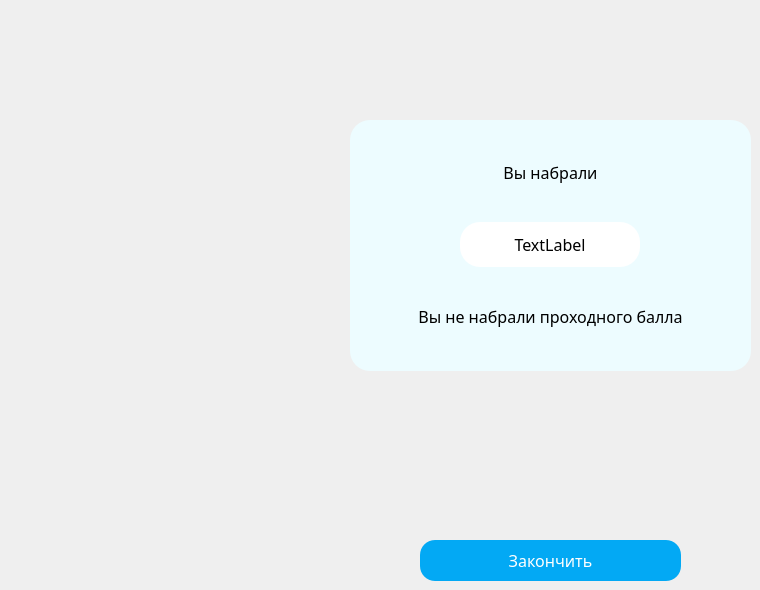
   <widget class="QWidget" name="not_password">
    <widget class="QFrame" name="verticalFrame_11">
     <property name="geometry">
      <rect>
       <x>350</x>
       <y>120</y>
       <width>401</width>
       <height>251</height>
      </rect>
     </property>
     <property name="styleSheet">
      <string notr="true">background: #edfcff;
border-radius: 20px;
font-size: 12pt;
font-family: Century Gothic, sans-serif;</string>
     </property>
     <layout class="QVBoxLayout" name="verticalLayout_17">
      <item>
       <widget class="QLabel" name="label_64">
        <property name="sizePolicy">
         <sizepolicy hsizetype="Preferred" vsizetype="Fixed">
          <horstretch>0</horstretch>
          <verstretch>0</verstretch>
         </sizepolicy>
        </property>
        <property name="font">
         <font>
          <family>Century Gothic,sans-serif</family>
          <pointsize>12</pointsize>
         </font>
        </property>
        <property name="text">
         <string>Вы набрали</string>
        </property>
        <property name="alignment">
         <set>Qt::AlignBottom|Qt::AlignHCenter</set>
        </property>
       </widget>
      </item>
      <item alignment="Qt::AlignHCenter">
       <widget class="QLabel" name="label_65">
        <property name="sizePolicy">
         <sizepolicy hsizetype="Fixed" vsizetype="Fixed">
          <horstretch>0</horstretch>
          <verstretch>0</verstretch>
         </sizepolicy>
        </property>
        <property name="minimumSize">
         <size>
          <width>180</width>
          <height>45</height>
         </size>
        </property>
        <property name="styleSheet">
         <string notr="true">background: white;
</string>
        </property>
        <property name="frameShape">
         <enum>QFrame::NoFrame</enum>
        </property>
        <property name="text">
         <string>TextLabel</string>
        </property>
        <property name="alignment">
         <set>Qt::AlignCenter</set>
        </property>
       </widget>
      </item>
      <item>
       <widget class="QLabel" name="label_66">
        <property name="sizePolicy">
         <sizepolicy hsizetype="Preferred" vsizetype="Fixed">
          <horstretch>0</horstretch>
          <verstretch>0</verstretch>
         </sizepolicy>
        </property>
        <property name="minimumSize">
         <size>
          <width>0</width>
          <height>21</height>
         </size>
        </property>
        <property name="font">
         <font>
          <family>Century Gothic,sans-serif</family>
          <pointsize>12</pointsize>
         </font>
        </property>
        <property name="layoutDirection">
         <enum>Qt::LeftToRight</enum>
        </property>
        <property name="text">
         <string>Вы не набрали проходного балла</string>
        </property>
        <property name="alignment">
         <set>Qt::AlignBottom|Qt::AlignHCenter</set>
        </property>
       </widget>
      </item>
     </layout>
    </widget>
    <widget class="QPushButton" name="pushButton_13">
     <property name="geometry">
      <rect>
       <x>420</x>
       <y>540</y>
       <width>261</width>
       <height>41</height>
      </rect>
     </property>
     <property name="styleSheet">
      <string notr="true">QPushButton
{
	background: #03a9f4;
	color: #fff;
	border-radius: 15px;
	font-size: 12pt;
	font-family: Century Gothic, sans-serif;
}

QPushButton:hover
{
    background-color:#64bee8;
}

QPushButton:pressed
{
    background-color:#03a9f4;
}</string>
     </property>
     <property name="text">
      <string>Закончить</string>
     </property>
    </widget>
   </widget>
